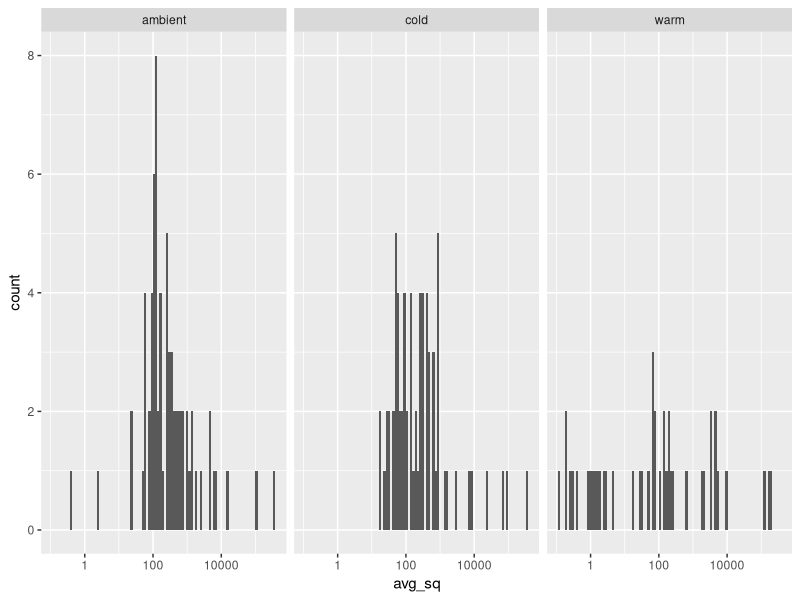

The R script that drew this image:
## ---- chunk 1
knitr::opts_chunk$set(echo = TRUE)
## ---- chunk 2
#install.packages("dplyr")
library("dplyr")
#install.packages("https://cran.r-project.org/bin/macosx/contrib/4.1/colorspace_2.0-2.tgz", repos=NULL) #install 'colorspace'
#install.packages("ggplot2") #no package called 'colorspace'
library("ggplot2")
## ---- chunk 3
qpcr <- read.csv("../data/hematqpcr_crabRNA.csv")
head(qpcr)
## ---- chunk 4
avgQpcr <- qpcr %>%
group_by(FRP) %>%
summarize(avg_sq = mean(sq_all.runs_mean, na.rm=TRUE), trtmnt_tank, infection_status, maturity, sample_pos.neg) %>% 
distinct_all() %>%
filter(trtmnt_tank == "cold" | trtmnt_tank == "warm" | trtmnt_tank == "ambient")
## ---- chunk 5
#aggregate(data = qpcr, cbind(mean(sq_all.runs_mean, na.rm=TRUE), trtmnt_tank, sample_day,  infection_status, maturity, sample_pos.neg) ~ FRP, FUN = mean, na.action = na.omit) + 
  #filter(trtmnt_tank == "cold" | trtmnt_tank == "warm" | trtmnt_tank == "ambient") +
  #filter(sample_day == 0 | sample_day == 2 | sample_day == 17))
## ---- chunk 6
#treatment tank
ggplot(avgQpcr, aes(x = avg_sq)) +
  geom_histogram(bins = 100) +
  scale_x_log10() +
  facet_grid(~trtmnt_tank)
## ---- chunk 7
#infection status
infection <- ggplot(avgQpcr, aes(x = avg_sq)) +
  geom_histogram(bins = 100) +
  scale_x_log10() +
  facet_grid(~infection_status)
